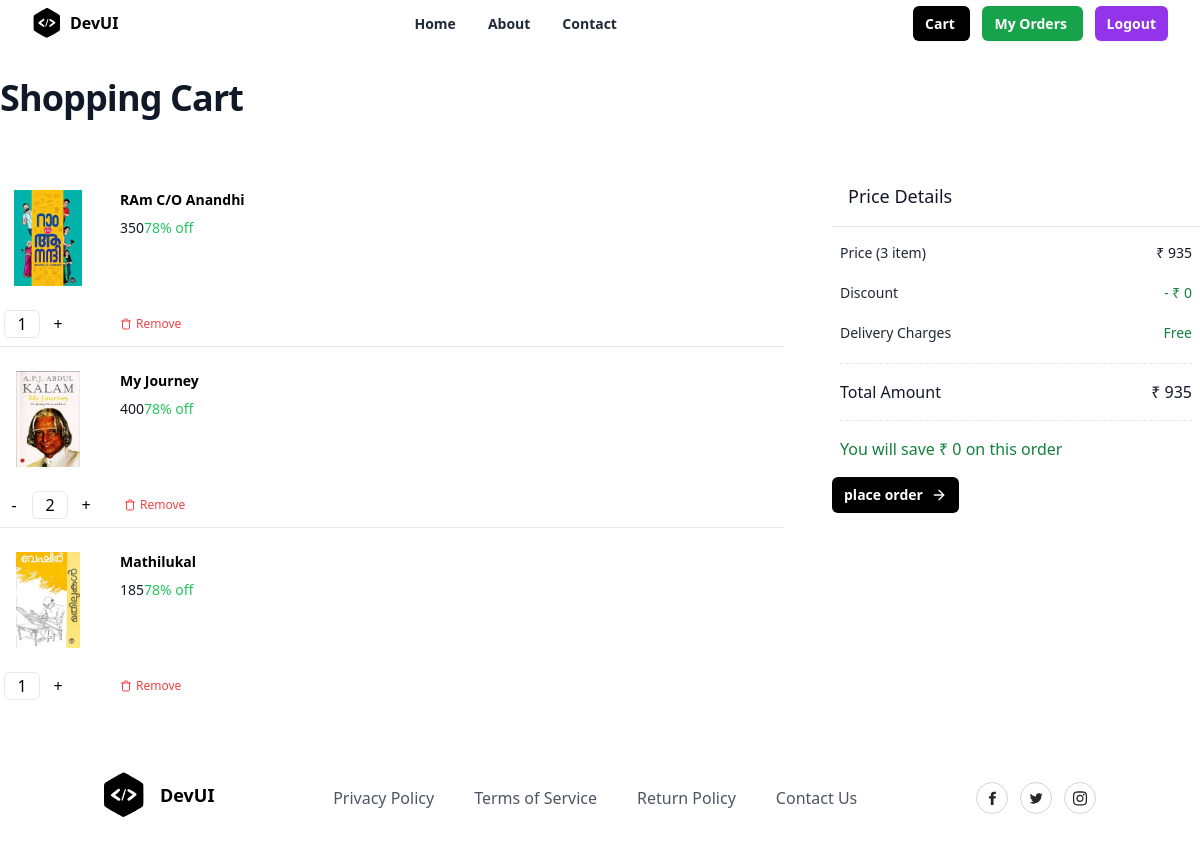
/cart/all/ (signed in), run on the app's committed database.
### books/models.py (models this page shows, shortened)
class BasketItem(models.Model):
    Basket_object=models.ForeignKey(Basket,on_delete=models.CASCADE,related_name="cartitems")
    product_object=models.ForeignKey(Product, on_delete=models.CASCADE)
    quantity = models.PositiveIntegerField(default=1)
    created_date = models.DateTimeField(auto_now_add=True)
    updated_date = models.DateTimeField(auto_now=True)
    is_active = models.BooleanField(default=True)
    is_order_placed=models.BooleanField(default=False)
    @property
    def total_amount(self):
        return self.product_object.price*self.quantity

class Product(models.Model):
    title=models.CharField(max_length=200)
    description=models.TextField(null=True,blank=True)
    image=models.ImageField(upload_to="product_images",null=True,blank=True,default="product_images/default.jpg")
    price=models.PositiveIntegerField()
    tag_object=models.ManyToManyField(Tag)
    language_object=models.ManyToManyField(Language)
    Category_object=models.ForeignKey(Category,on_delete=models.CASCADE)
    created_date = models.DateTimeField(auto_now_add=True)
    updated_date = models.DateTimeField(auto_now=True)
    is_active = models.BooleanField(default=True)

class Basket(models.Model):
    owner = models.OneToOneField(User, on_delete=models.CASCADE,related_name="cart")
    created_date = models.DateTimeField(auto_now_add=True)
    updated_date = models.DateTimeField(auto_now=True)
    is_active = models.BooleanField(default=True)
    @property
    def cart_item_count(self):
        return self.cartitems.filter(is_order_placed=False).count()
    @property
    def cart_total(self):
        basket_items=self.cartitems.filter(is_order_placed=False)
        total_price=0
        if basket_items:
            for bi in basket_items:
                total_price+=bi.total_amount
        return total_price

### books/views.py (the view)
# urls.py: path("cart/all/",views.CartSummaryView.as_view(),name="cart-summary"),
class CartSummaryView(View):
    def get(self,request,*args,**kwargs):
        qs=request.user.cart.cartitems.filter(is_order_placed=False)
        return render(request,"cart_list.html",{"data":qs})

### books/templates/cart_list.html (shortened to what this page needs)
{%extends 'base.html'%}
{%block main_block%}
<div class="mx-auto max-w-7xl px-2 lg:px-0">
  <div class="mx-auto max-w-2xl py-8 lg:max-w-7xl">
    <h1 class="text-3xl font-bold tracking-tight text-gray-900 sm:text-4xl">
      Shopping Cart
    </h1>
    {%if data%}
    <div class="mt-12 lg:grid lg:grid-cols-12 lg:items-start lg:gap-x-12 xl:gap-x-16">
      <section aria-labelledby="cart-heading" class="rounded-lg bg-white lg:col-span-8">
        <ul role="list" class="divide-y divide-gray-200">
          {%for bi in data%}
          <div class="">
            <li class="flex py-6 sm:py-6 ">
              <div class="flex-shrink-0">
                <img src="{{bi.product_object.image.url}}" alt="Nike Air Max 90"
                  class="sm:h-38 sm:w-38 h-24 w-24 rounded-md object-contain object-center" />
              </div>
              <div class="ml-4 flex flex-1 flex-col justify-between sm:ml-6">
                <div class="relative pr-9 sm:grid sm:grid-cols-2 sm:gap-x-6 sm:pr-0">
                  <div>
                    <div class="flex justify-between">
                      <h3 class="text-sm">
                        <a href="{%url 'product-detail' bi.product_object.id%}" class="font-semibold text-black">
                          {{bi.product_object.title}}
                        </a>
                      </h3>
                    </div>
                    <div class="mt-1 flex items-end">
                      <p class="text-sm font-medium text-gray-900">{{bi.total_amount}}</p>
                      <p class="text-sm font-medium text-green-500">78% off</p>
                    </div>
                  </div>
                </div>
              </div>
            </li>
            <div class="mb-2 flex">
              <form action="{%url 'quantity-update' bi.id%}" method="post">
                <div class="min-w-24 flex">
                  {%if bi.quantity != 1%}
                  <button type="submit" class="h-7 w-7" name="action" value="decrement">
                    -
                  </button>
                  {%endif%}
                  <input type="text" class="mx-1 h-7 w-9 rounded-md border text-center" value="{{bi.quantity}}" />
                  {%if bi.quantity != 3%}
                  <button type="submit" class="flex h-7 w-7 items-center justify-center" name="action"
                    value="increment">
                    +
                  </button>
                  {%endif%}
                </div>
              </form>
              <div class="ml-6 flex text-sm">
                <a href="{%url 'cart-remove' bi.id%}" class="flex items-center space-x-1 px-2 py-1 pl-0">
                  <span class="text-xs font-medium text-red-500">Remove</span>
                </a>
              </div>
            </div>
          </div>
          {%endfor%}
        </ul>
      </section>
      <section aria-labelledby="summary-heading" class="mt-16 rounded-md bg-white lg:col-span-4 lg:mt-0 lg:p-0">
        <h2 id="summary-heading" class=" border-b border-gray-200 px-4 py-3 text-lg font-medium text-gray-900 sm:p-4">
          Price Details
        </h2>
        <div>
          <dl class=" space-y-1 px-2 py-4">
            <div class="flex items-center justify-between">
              <dt class="text-sm text-gray-800">Price ({{request.user.cart.cart_item_count}} item)</dt>
              <dd class="text-sm font-medium text-gray-900">₹ {{request.user.cart.cart_total}}</dd>
            </div>
            <div class="flex items-center justify-between pt-4">
              <dt class="flex items-center text-sm text-gray-800">
                <span>Discount</span>
              </dt>
              <dd class="text-sm font-medium text-green-700">- ₹ 0</dd>
            </div>
            <div class="flex items-center justify-between py-4">
              <dt class="flex text-sm text-gray-800">
                <span>Delivery Charges</span>
              </dt>
              <dd class="text-sm font-medium text-green-700">Free</dd>
            </div>
            <div class="flex items-center justify-between border-y border-dashed py-4 ">
              <dt class="text-base font-medium text-gray-900">Total Amount</dt>
              <dd class="text-base font-medium text-gray-900">₹ {{request.user.cart.cart_total}}</dd>
            </div>
          </dl>
          <div class="px-2 pb-4 font-medium text-green-700">
            You will save ₹ 0 on this order
          </div>
          <div>
            <a href="{%url 'place-order'%}"
              class="inline-flex items-center rounded-md bg-black px-3 py-2 text-sm font-semibold text-white
              hover:bg-black/80"
              >
              place order
              <svg xmlns="http://www.w3.org/2000/svg" width="24" height="24" viewBox="0 0 24 24" fill="none"
                stroke="currentColor" stroke-width="2" stroke-linecap="round" stroke-linejoin="round"
                class="ml-2 h-4 w-4">
                <line x1="5" y1="12" x2="19" y2="12"></line>
                <polyline points="12 5 19 12 12 19"></polyline>
              </svg>
            </a>
          </div>
        </div>
      </section>
    </div>
    {%else%}
    <h1>Empty Cart</h1>
    <a href="{%url 'index'%}">Shop Now</a>
    {%endif%}
  </div>
</div>
{%endblock%}

### data on the page
BasketItem: product_object.image (picture), product_object "RAm C/O Anandhi", total_amount "350", quantity "1"
BasketItem: product_object.image (picture), product_object "My Journey", total_amount "400", quantity "2"
BasketItem: product_object.image (picture), product_object "Mathilukal", total_amount "185", quantity "1"

### other printed values
{{ request.user.cart.cart_item_count }} "3"
{{ request.user.cart.cart_total }} "935"
